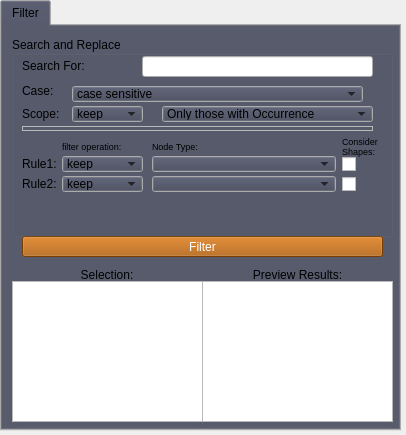
<ui version="4.0" >
 <class>MainWindow</class>
 <widget class="QMainWindow" name="MainWindow" >
  <property name="geometry" >
   <rect>
    <x>0</x>
    <y>0</y>
    <width>406</width>
    <height>435</height>
   </rect>
  </property>
  <property name="windowTitle" >
   <string>MainWindow</string>
  </property>
  <widget class="QWidget" name="centralwidget" >
   <widget class="QTabWidget" name="renameMode_tabWidget" >
    <property name="geometry" >
     <rect>
      <x>0</x>
      <y>0</y>
      <width>401</width>
      <height>431</height>
     </rect>
    </property>
    <property name="palette" >
     <palette>
      <active>
       <colorrole role="Button" >
        <brush brushstyle="SolidPattern" >
         <color alpha="255" >
          <red>65</red>
          <green>69</green>
          <blue>88</blue>
         </color>
        </brush>
       </colorrole>
      </active>
      <inactive>
       <colorrole role="Button" >
        <brush brushstyle="SolidPattern" >
         <color alpha="255" >
          <red>65</red>
          <green>69</green>
          <blue>88</blue>
         </color>
        </brush>
       </colorrole>
      </inactive>
      <disabled>
       <colorrole role="Button" >
        <brush brushstyle="SolidPattern" >
         <color alpha="255" >
          <red>65</red>
          <green>69</green>
          <blue>88</blue>
         </color>
        </brush>
       </colorrole>
      </disabled>
     </palette>
    </property>
    <property name="font" >
     <font>
      <stylestrategy>PreferDefault</stylestrategy>
     </font>
    </property>
    <property name="autoFillBackground" >
     <bool>false</bool>
    </property>
    <property name="currentIndex" >
     <number>0</number>
    </property>
    <widget class="QWidget" name="tab_2" >
     <attribute name="title" >
      <string>Filter</string>
     </attribute>
     <widget class="QGroupBox" name="groupBox_4" >
      <property name="geometry" >
       <rect>
        <x>10</x>
        <y>240</y>
        <width>191</width>
        <height>161</height>
       </rect>
      </property>
      <property name="title" >
       <string>Selection:</string>
      </property>
      <property name="alignment" >
       <set>Qt::AlignCenter</set>
      </property>
      <widget class="QListWidget" name="selection_listWidget" >
       <property name="geometry" >
        <rect>
         <x>0</x>
         <y>15</y>
         <width>191</width>
         <height>141</height>
        </rect>
       </property>
       <property name="editTriggers" >
        <set>QAbstractItemView::NoEditTriggers</set>
       </property>
       <property name="selectionMode" >
        <enum>QAbstractItemView::NoSelection</enum>
       </property>
       <property name="selectionRectVisible" >
        <bool>false</bool>
       </property>
      </widget>
     </widget>
     <widget class="QGroupBox" name="groupBox_3" >
      <property name="geometry" >
       <rect>
        <x>200</x>
        <y>240</y>
        <width>191</width>
        <height>161</height>
       </rect>
      </property>
      <property name="title" >
       <string>Preview Results:</string>
      </property>
      <property name="alignment" >
       <set>Qt::AlignCenter</set>
      </property>
      <widget class="QListWidget" name="previewResults_listWidget" >
       <property name="geometry" >
        <rect>
         <x>0</x>
         <y>15</y>
         <width>191</width>
         <height>141</height>
        </rect>
       </property>
       <property name="selectionMode" >
        <enum>QAbstractItemView::NoSelection</enum>
       </property>
      </widget>
     </widget>
     <widget class="QGroupBox" name="searchAndReplace_groupBox" >
      <property name="geometry" >
       <rect>
        <x>10</x>
        <y>10</y>
        <width>381</width>
        <height>201</height>
       </rect>
      </property>
      <property name="title" >
       <string>Search and Replace</string>
      </property>
      <property name="alignment" >
       <set>Qt::AlignLeading|Qt::AlignLeft|Qt::AlignVCenter</set>
      </property>
      <property name="flat" >
       <bool>false</bool>
      </property>
      <property name="checkable" >
       <bool>false</bool>
      </property>
      <widget class="QLabel" name="label_11" >
       <property name="geometry" >
        <rect>
         <x>10</x>
         <y>70</y>
         <width>41</width>
         <height>16</height>
        </rect>
       </property>
       <property name="text" >
        <string>Scope:</string>
       </property>
      </widget>
      <widget class="QLabel" name="label" >
       <property name="geometry" >
        <rect>
         <x>10</x>
         <y>47</y>
         <width>46</width>
         <height>15</height>
        </rect>
       </property>
       <property name="text" >
        <string>Case:</string>
       </property>
      </widget>
      <widget class="QLabel" name="label_2" >
       <property name="geometry" >
        <rect>
         <x>10</x>
         <y>20</y>
         <width>101</width>
         <height>20</height>
        </rect>
       </property>
       <property name="text" >
        <string>Search For:</string>
       </property>
      </widget>
      <widget class="QComboBox" name="searchScope_comboBox" >
       <property name="geometry" >
        <rect>
         <x>150</x>
         <y>70</y>
         <width>211</width>
         <height>16</height>
        </rect>
       </property>
       <item>
        <property name="text" >
         <string>Only those with Occurrence</string>
        </property>
       </item>
       <item>
        <property name="text" >
         <string>Only those Starting with</string>
        </property>
       </item>
       <item>
        <property name="text" >
         <string>Only those Ending with</string>
        </property>
       </item>
      </widget>
      <widget class="QComboBox" name="searchCaseSensitive_comboBox" >
       <property name="geometry" >
        <rect>
         <x>60</x>
         <y>50</y>
         <width>291</width>
         <height>16</height>
        </rect>
       </property>
       <item>
        <property name="text" >
         <string>case sensitive</string>
        </property>
       </item>
       <item>
        <property name="text" >
         <string>ignore case</string>
        </property>
       </item>
      </widget>
      <widget class="QLineEdit" name="search_lineEdit" >
       <property name="geometry" >
        <rect>
         <x>130</x>
         <y>20</y>
         <width>231</width>
         <height>21</height>
        </rect>
       </property>
      </widget>
      <widget class="QComboBox" name="scopeKeepPrune_comboBox" >
       <property name="geometry" >
        <rect>
         <x>60</x>
         <y>70</y>
         <width>71</width>
         <height>16</height>
        </rect>
       </property>
       <item>
        <property name="text" >
         <string>keep</string>
        </property>
       </item>
       <item>
        <property name="text" >
         <string>prune</string>
        </property>
       </item>
      </widget>
      <widget class="QLabel" name="label_12" >
       <property name="geometry" >
        <rect>
         <x>10</x>
         <y>120</y>
         <width>41</width>
         <height>16</height>
        </rect>
       </property>
       <property name="text" >
        <string>Rule1:</string>
       </property>
      </widget>
      <widget class="QComboBox" name="rule1_comboBoxKeepPrune_comboBox" >
       <property name="geometry" >
        <rect>
         <x>50</x>
         <y>120</y>
         <width>81</width>
         <height>16</height>
        </rect>
       </property>
       <item>
        <property name="text" >
         <string>keep</string>
        </property>
       </item>
       <item>
        <property name="text" >
         <string>prune</string>
        </property>
       </item>
      </widget>
      <widget class="QComboBox" name="rule1_comboBox" >
       <property name="geometry" >
        <rect>
         <x>140</x>
         <y>120</y>
         <width>184</width>
         <height>16</height>
        </rect>
       </property>
       <item>
        <property name="text" >
         <string/>
        </property>
       </item>
       <item>
        <property name="text" >
         <string/>
        </property>
       </item>
      </widget>
      <widget class="QComboBox" name="rule2_comboBox" >
       <property name="geometry" >
        <rect>
         <x>140</x>
         <y>140</y>
         <width>184</width>
         <height>16</height>
        </rect>
       </property>
       <item>
        <property name="text" >
         <string/>
        </property>
       </item>
       <item>
        <property name="text" >
         <string/>
        </property>
       </item>
      </widget>
      <widget class="QLabel" name="label_13" >
       <property name="geometry" >
        <rect>
         <x>10</x>
         <y>140</y>
         <width>41</width>
         <height>16</height>
        </rect>
       </property>
       <property name="text" >
        <string>Rule2:</string>
       </property>
      </widget>
      <widget class="QComboBox" name="rule2_comboBoxKeepPrune_comboBox" >
       <property name="geometry" >
        <rect>
         <x>50</x>
         <y>140</y>
         <width>81</width>
         <height>16</height>
        </rect>
       </property>
       <item>
        <property name="text" >
         <string>keep</string>
        </property>
       </item>
       <item>
        <property name="text" >
         <string>prune</string>
        </property>
       </item>
      </widget>
      <widget class="QFrame" name="frame" >
       <property name="geometry" >
        <rect>
         <x>10</x>
         <y>90</y>
         <width>351</width>
         <height>5</height>
        </rect>
       </property>
       <property name="frameShape" >
        <enum>QFrame::StyledPanel</enum>
       </property>
       <property name="frameShadow" >
        <enum>QFrame::Raised</enum>
       </property>
      </widget>
      <widget class="QCheckBox" name="rule1_considerShapecheckBox" >
       <property name="enabled" >
        <bool>true</bool>
       </property>
       <property name="geometry" >
        <rect>
         <x>330</x>
         <y>120</y>
         <width>16</width>
         <height>16</height>
        </rect>
       </property>
       <property name="text" >
        <string/>
       </property>
       <property name="checked" >
        <bool>false</bool>
       </property>
      </widget>
      <widget class="QCheckBox" name="rule2_considerShapecheckBox" >
       <property name="geometry" >
        <rect>
         <x>330</x>
         <y>140</y>
         <width>16</width>
         <height>16</height>
        </rect>
       </property>
       <property name="text" >
        <string/>
       </property>
       <property name="checked" >
        <bool>false</bool>
       </property>
      </widget>
      <widget class="QLabel" name="label_14" >
       <property name="geometry" >
        <rect>
         <x>330</x>
         <y>100</y>
         <width>51</width>
         <height>21</height>
        </rect>
       </property>
       <property name="font" >
        <font>
         <pointsize>7</pointsize>
        </font>
       </property>
       <property name="text" >
        <string>Consider
Shapes:</string>
       </property>
      </widget>
      <widget class="QLabel" name="label_15" >
       <property name="geometry" >
        <rect>
         <x>140</x>
         <y>100</y>
         <width>81</width>
         <height>21</height>
        </rect>
       </property>
       <property name="font" >
        <font>
         <pointsize>7</pointsize>
        </font>
       </property>
       <property name="text" >
        <string>Node Type:</string>
       </property>
      </widget>
      <widget class="QLabel" name="label_16" >
       <property name="geometry" >
        <rect>
         <x>50</x>
         <y>100</y>
         <width>81</width>
         <height>21</height>
        </rect>
       </property>
       <property name="font" >
        <font>
         <pointsize>7</pointsize>
        </font>
       </property>
       <property name="text" >
        <string>filter operation:</string>
       </property>
      </widget>
     </widget>
     <widget class="QPushButton" name="filter_button" >
      <property name="geometry" >
       <rect>
        <x>20</x>
        <y>210</y>
        <width>361</width>
        <height>21</height>
       </rect>
      </property>
      <property name="palette" >
       <palette>
        <active>
         <colorrole role="WindowText" >
          <brush brushstyle="SolidPattern" >
           <color alpha="255" >
            <red>0</red>
            <green>0</green>
            <blue>0</blue>
           </color>
          </brush>
         </colorrole>
         <colorrole role="Button" >
          <brush brushstyle="SolidPattern" >
           <color alpha="255" >
            <red>170</red>
            <green>85</green>
            <blue>0</blue>
           </color>
          </brush>
         </colorrole>
         <colorrole role="Light" >
          <brush brushstyle="SolidPattern" >
           <color alpha="255" >
            <red>255</red>
            <green>128</green>
            <blue>0</blue>
           </color>
          </brush>
         </colorrole>
         <colorrole role="Midlight" >
          <brush brushstyle="SolidPattern" >
           <color alpha="255" >
            <red>212</red>
            <green>106</green>
            <blue>0</blue>
           </color>
          </brush>
         </colorrole>
         <colorrole role="Dark" >
          <brush brushstyle="SolidPattern" >
           <color alpha="255" >
            <red>85</red>
            <green>42</green>
            <blue>0</blue>
           </color>
          </brush>
         </colorrole>
         <colorrole role="Mid" >
          <brush brushstyle="SolidPattern" >
           <color alpha="255" >
            <red>113</red>
            <green>56</green>
            <blue>0</blue>
           </color>
          </brush>
         </colorrole>
         <colorrole role="Text" >
          <brush brushstyle="SolidPattern" >
           <color alpha="255" >
            <red>255</red>
            <green>255</green>
            <blue>255</blue>
           </color>
          </brush>
         </colorrole>
         <colorrole role="BrightText" >
          <brush brushstyle="SolidPattern" >
           <color alpha="255" >
            <red>255</red>
            <green>255</green>
            <blue>255</blue>
           </color>
          </brush>
         </colorrole>
         <colorrole role="ButtonText" >
          <brush brushstyle="SolidPattern" >
           <color alpha="255" >
            <red>255</red>
            <green>255</green>
            <blue>255</blue>
           </color>
          </brush>
         </colorrole>
         <colorrole role="Base" >
          <brush brushstyle="SolidPattern" >
           <color alpha="255" >
            <red>255</red>
            <green>255</green>
            <blue>255</blue>
           </color>
          </brush>
         </colorrole>
         <colorrole role="Window" >
          <brush brushstyle="SolidPattern" >
           <color alpha="255" >
            <red>170</red>
            <green>85</green>
            <blue>0</blue>
           </color>
          </brush>
         </colorrole>
         <colorrole role="Shadow" >
          <brush brushstyle="SolidPattern" >
           <color alpha="255" >
            <red>0</red>
            <green>0</green>
            <blue>0</blue>
           </color>
          </brush>
         </colorrole>
         <colorrole role="AlternateBase" >
          <brush brushstyle="SolidPattern" >
           <color alpha="255" >
            <red>212</red>
            <green>170</green>
            <blue>127</blue>
           </color>
          </brush>
         </colorrole>
         <colorrole role="ToolTipBase" >
          <brush brushstyle="SolidPattern" >
           <color alpha="255" >
            <red>255</red>
            <green>255</green>
            <blue>220</blue>
           </color>
          </brush>
         </colorrole>
         <colorrole role="ToolTipText" >
          <brush brushstyle="SolidPattern" >
           <color alpha="255" >
            <red>0</red>
            <green>0</green>
            <blue>0</blue>
           </color>
          </brush>
         </colorrole>
        </active>
        <inactive>
         <colorrole role="WindowText" >
          <brush brushstyle="SolidPattern" >
           <color alpha="255" >
            <red>0</red>
            <green>0</green>
            <blue>0</blue>
           </color>
          </brush>
         </colorrole>
         <colorrole role="Button" >
          <brush brushstyle="SolidPattern" >
           <color alpha="255" >
            <red>170</red>
            <green>85</green>
            <blue>0</blue>
           </color>
          </brush>
         </colorrole>
         <colorrole role="Light" >
          <brush brushstyle="SolidPattern" >
           <color alpha="255" >
            <red>255</red>
            <green>128</green>
            <blue>0</blue>
           </color>
          </brush>
         </colorrole>
         <colorrole role="Midlight" >
          <brush brushstyle="SolidPattern" >
           <color alpha="255" >
            <red>212</red>
            <green>106</green>
            <blue>0</blue>
           </color>
          </brush>
         </colorrole>
         <colorrole role="Dark" >
          <brush brushstyle="SolidPattern" >
           <color alpha="255" >
            <red>85</red>
            <green>42</green>
            <blue>0</blue>
           </color>
          </brush>
         </colorrole>
         <colorrole role="Mid" >
          <brush brushstyle="SolidPattern" >
           <color alpha="255" >
            <red>113</red>
            <green>56</green>
            <blue>0</blue>
           </color>
          </brush>
         </colorrole>
         <colorrole role="Text" >
          <brush brushstyle="SolidPattern" >
           <color alpha="255" >
            <red>255</red>
            <green>255</green>
            <blue>255</blue>
           </color>
          </brush>
         </colorrole>
         <colorrole role="BrightText" >
          <brush brushstyle="SolidPattern" >
           <color alpha="255" >
            <red>255</red>
            <green>255</green>
            <blue>255</blue>
           </color>
          </brush>
         </colorrole>
         <colorrole role="ButtonText" >
          <brush brushstyle="SolidPattern" >
           <color alpha="255" >
            <red>255</red>
            <green>255</green>
            <blue>255</blue>
           </color>
          </brush>
         </colorrole>
         <colorrole role="Base" >
          <brush brushstyle="SolidPattern" >
           <color alpha="255" >
            <red>255</red>
            <green>255</green>
            <blue>255</blue>
           </color>
          </brush>
         </colorrole>
         <colorrole role="Window" >
          <brush brushstyle="SolidPattern" >
           <color alpha="255" >
            <red>170</red>
            <green>85</green>
            <blue>0</blue>
           </color>
          </brush>
         </colorrole>
         <colorrole role="Shadow" >
          <brush brushstyle="SolidPattern" >
           <color alpha="255" >
            <red>0</red>
            <green>0</green>
            <blue>0</blue>
           </color>
          </brush>
         </colorrole>
         <colorrole role="AlternateBase" >
          <brush brushstyle="SolidPattern" >
           <color alpha="255" >
            <red>212</red>
            <green>170</green>
            <blue>127</blue>
           </color>
          </brush>
         </colorrole>
         <colorrole role="ToolTipBase" >
          <brush brushstyle="SolidPattern" >
           <color alpha="255" >
            <red>255</red>
            <green>255</green>
            <blue>220</blue>
           </color>
          </brush>
         </colorrole>
         <colorrole role="ToolTipText" >
          <brush brushstyle="SolidPattern" >
           <color alpha="255" >
            <red>0</red>
            <green>0</green>
            <blue>0</blue>
           </color>
          </brush>
         </colorrole>
        </inactive>
        <disabled>
         <colorrole role="WindowText" >
          <brush brushstyle="SolidPattern" >
           <color alpha="255" >
            <red>85</red>
            <green>42</green>
            <blue>0</blue>
           </color>
          </brush>
         </colorrole>
         <colorrole role="Button" >
          <brush brushstyle="SolidPattern" >
           <color alpha="255" >
            <red>170</red>
            <green>85</green>
            <blue>0</blue>
           </color>
          </brush>
         </colorrole>
         <colorrole role="Light" >
          <brush brushstyle="SolidPattern" >
           <color alpha="255" >
            <red>255</red>
            <green>128</green>
            <blue>0</blue>
           </color>
          </brush>
         </colorrole>
         <colorrole role="Midlight" >
          <brush brushstyle="SolidPattern" >
           <color alpha="255" >
            <red>212</red>
            <green>106</green>
            <blue>0</blue>
           </color>
          </brush>
         </colorrole>
         <colorrole role="Dark" >
          <brush brushstyle="SolidPattern" >
           <color alpha="255" >
            <red>85</red>
            <green>42</green>
            <blue>0</blue>
           </color>
          </brush>
         </colorrole>
         <colorrole role="Mid" >
          <brush brushstyle="SolidPattern" >
           <color alpha="255" >
            <red>113</red>
            <green>56</green>
            <blue>0</blue>
           </color>
          </brush>
         </colorrole>
         <colorrole role="Text" >
          <brush brushstyle="SolidPattern" >
           <color alpha="255" >
            <red>85</red>
            <green>42</green>
            <blue>0</blue>
           </color>
          </brush>
         </colorrole>
         <colorrole role="BrightText" >
          <brush brushstyle="SolidPattern" >
           <color alpha="255" >
            <red>255</red>
            <green>255</green>
            <blue>255</blue>
           </color>
          </brush>
         </colorrole>
         <colorrole role="ButtonText" >
          <brush brushstyle="SolidPattern" >
           <color alpha="255" >
            <red>85</red>
            <green>42</green>
            <blue>0</blue>
           </color>
          </brush>
         </colorrole>
         <colorrole role="Base" >
          <brush brushstyle="SolidPattern" >
           <color alpha="255" >
            <red>170</red>
            <green>85</green>
            <blue>0</blue>
           </color>
          </brush>
         </colorrole>
         <colorrole role="Window" >
          <brush brushstyle="SolidPattern" >
           <color alpha="255" >
            <red>170</red>
            <green>85</green>
            <blue>0</blue>
           </color>
          </brush>
         </colorrole>
         <colorrole role="Shadow" >
          <brush brushstyle="SolidPattern" >
           <color alpha="255" >
            <red>0</red>
            <green>0</green>
            <blue>0</blue>
           </color>
          </brush>
         </colorrole>
         <colorrole role="AlternateBase" >
          <brush brushstyle="SolidPattern" >
           <color alpha="255" >
            <red>170</red>
            <green>85</green>
            <blue>0</blue>
           </color>
          </brush>
         </colorrole>
         <colorrole role="ToolTipBase" >
          <brush brushstyle="SolidPattern" >
           <color alpha="255" >
            <red>255</red>
            <green>255</green>
            <blue>220</blue>
           </color>
          </brush>
         </colorrole>
         <colorrole role="ToolTipText" >
          <brush brushstyle="SolidPattern" >
           <color alpha="255" >
            <red>0</red>
            <green>0</green>
            <blue>0</blue>
           </color>
          </brush>
         </colorrole>
        </disabled>
       </palette>
      </property>
      <property name="text" >
       <string>Filter</string>
      </property>
     </widget>
     <zorder>filter_button</zorder>
     <zorder>groupBox_4</zorder>
     <zorder>groupBox_3</zorder>
     <zorder>searchAndReplace_groupBox</zorder>
    </widget>
   </widget>
  </widget>
 </widget>
 <resources/>
 <connections/>
</ui>
